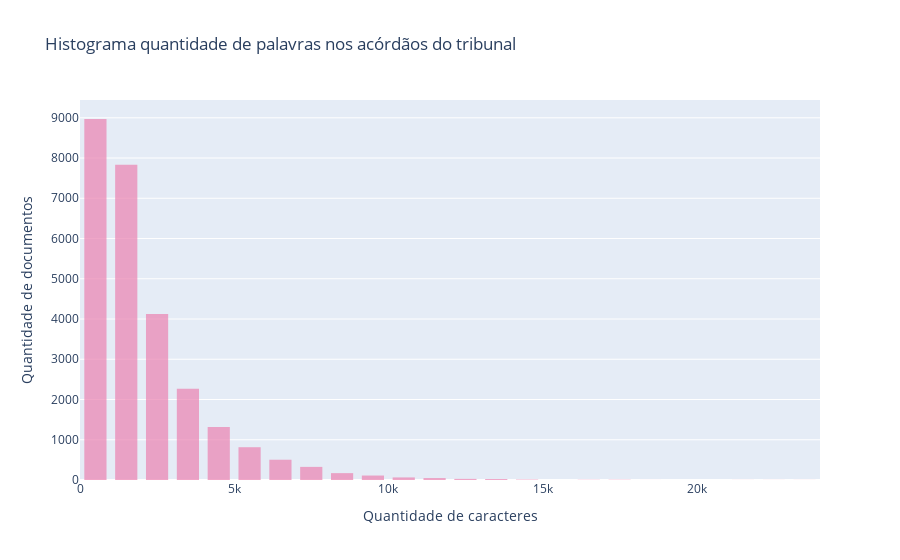

The notebook cell saved with this chart:
### Code cell
import plotly.graph_objects as go

fig = go.Figure( )

fig.add_trace(go.Histogram(
    x=df["NUM_PALAVRAS"],
    name="TRT 3ª Região",
    marker_color='#EB89B5',
    nbinsx=25 ))

# Overlay both histograms
fig.update_layout(
    title='Histograma quantidade de palavras nos acórdãos do tribunal',
    xaxis_title_text='Quantidade de caracteres',
    yaxis_title_text='Quantidade de documentos',
    bargap=0.2,
    bargroupgap=0.1
    )
# Reduce opacity to see both histograms
fig.update_traces(opacity=0.75)
fig.show()

### Figure 1 — Plotly figure (JSON) as saved in the notebook; plotly's stock layout.template omitted (floating-point values rounded to 4 significant figures; data arrays with more than 128 entries replaced by an {"elided": "..."} marker saying what was removed)
{"data": [{"marker": {"color": "#EB89B5"}, "name": "TRT 3ª Região", "nbinsx": 25, "opacity": 0.75, "type": "histogram", "x": {"elided": "26632 int values"}}], "layout": {"autosize": true, "bargap": 0.2, "bargroupgap": 0.1, "title": {"text": "Histograma quantidade de palavras nos acórdãos do tribunal"}, "xaxis": {"autorange": true, "range": [-0.5, 24000.0], "title": {"text": "Quantidade de caracteres"}, "type": "linear"}, "yaxis": {"autorange": true, "range": [0, 9442.0], "title": {"text": "Quantidade de documentos"}}}}
